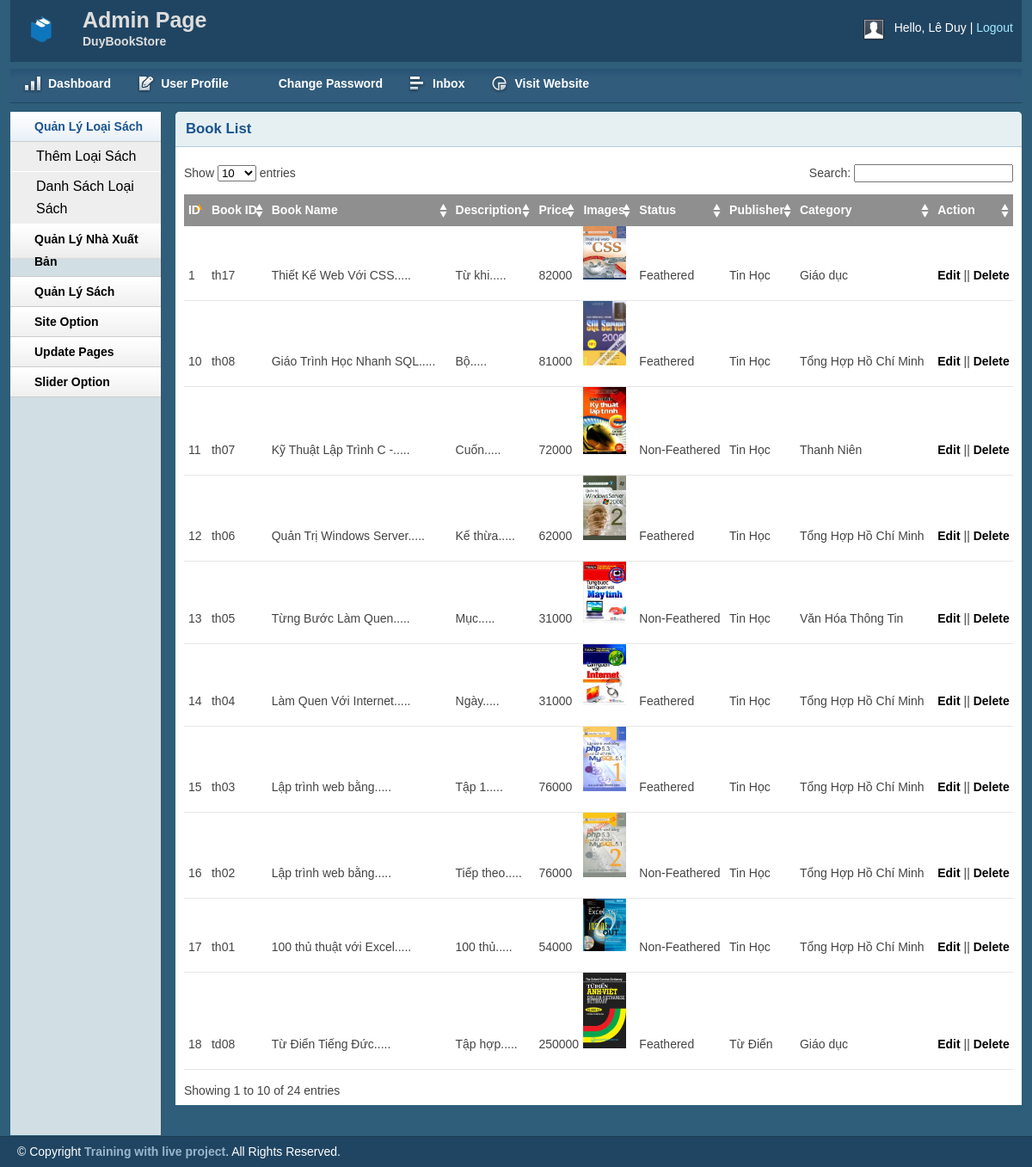
The app's page /admin/booklist.php (signed in) with its own data.
### tables this page shows
CREATE TABLE `book` (
  `book_id` varchar(15) NOT NULL,
  `book_name` varchar(250) NOT NULL,
  `description` text NOT NULL,
  `price` int(10) NOT NULL,
  `img` varchar(50) NOT NULL,
  `status` int(11) NOT NULL,
  `pub_id` varchar(5) NOT NULL,
  `cat_id` varchar(5) NOT NULL
);

CREATE TABLE `category` (
  `cat_id` varchar(5) NOT NULL,
  `cat_name` varchar(50) NOT NULL
);

CREATE TABLE `publisher` (
  `pub_id` varchar(5) NOT NULL,
  `pub_name` varchar(30) NOT NULL
);

### lib/database.php (called while the page is built, shortened)
<?php
    Class Database{
        public $host   = DB_HOST;
        public $user   = DB_USER;
        public $pass   = DB_PASS;
        public $dbname = DB_NAME;
        public $link;
        private function connectDB(){
        $this->link = new mysqli($this->host, $this->user, $this->pass,
            $this->dbname);
        }
        public function select($query){
        $result = $this->link->query($query) or
        die($this->link->error.__LINE__);
        if($result->num_rows > 0){
            return $result;
        } else {
            return false;
        }
        }
    }
?>

### classes/book.php (called while the page is built, shortened)
<?php
    $filepath = realpath(dirname(__FILE__));
    include_once ($filepath.'/../lib/database.php');
    include_once ($filepath.'/../helpers/format.php');
?>
<?php
    class book{
        private $db;
        public function __construct()
        {
            $this->db = new Database();
        }
        public function show_book()
        {
            $query = "SELECT book.*, publisher.pub_name, category.cat_name
            FROM book  INNER JOIN publisher ON book.pub_id = publisher.pub_id
            INNER JOIN category ON book.cat_id = category.cat_id
            ORDER BY book.book_id desc";
            $result = $this->db->select($query);
            return $result;
        }
    }
?>

### helpers/format.php (called while the page is built, shortened)
<?php
    class Format{
        public function textShorten($text, $limit = 400){
            $text = $text. " ";
            $text = substr($text, 0, $limit);
            $text = substr($text, 0, strrpos($text, ' '));
            $text = $text.".....";
            return $text;
        }
    }
?>

### admin/booklist.php (the view, shortened to what this page needs)
<?php include 'inc/header.php';?>
<?php include 'inc/sidebar.php';?>
<?php include '../classes/book.php';?>
<?php include_once '../helpers/format.php';?>
<?php
	$b = new book();
	$fm = new Format();
?>
<div class="grid_10">
    <div class="box round first grid">
        <h2>Book List</h2>
        <div class="block">
            <table class="data display datatable" id="example">
			<thead>
				<tr>
					<th>ID</th>
					<th>Book ID</th>
					<th>Book Name</th>
					<th>Description</th>
					<th>Price</th>
					<th>Images</th>
					<th>Status</th>
					<th>Publisher</th>
					<th>Category</th>
					<th>Action</th>
				</tr>
			</thead>
			<tbody>
				<?php
					$b_list = $b->show_book();
					if($b_list){
						$i=0;
						while($result = $b_list->fetch_assoc()) {
							$i++;
				?>
				<tr class="odd gradeX">
					<td><?php echo $i?></td>
					<td><?php echo $result['book_id']?></td>
					<td><?php echo $fm->textShorten($result['book_name'], 30)?></td>
					<td><?php echo $fm->textShorten($result['description'], 15);?></td>
					<td><?php echo $result['price']?></td>
					<td><img src="upload/<?php echo $result['img']?>" width="50px"></td>
					<td>
						<?php
						if($result['status']==1){
							echo 'Feathered';
						} else {
							echo 'Non-Feathered';
						}
						?>
					</td>
					<td><?php echo $result['cat_name']?></td>
					<td><?php echo $result['pub_name']?></td>
					<td><a href="bookedit.php?book_id=<?php echo $result['book_id']?>">Edit</a>
					|| <a href="?book_id=<?php echo $result['book_id']?>">Delete</a></td>
				</tr>
				<?php
						}
					}
				?>
			</tbody>
		</table>
       </div>
    </div>
</div>
<?php include 'inc/footer.php';?>

### admin/css/layout.css (style rules this page uses)
body { background: #fff none repeat scroll 0 0; color: #444; font-size: 14px; padding: 0; }
a { color: #000; font-weight:bold; text-decoration: none; }
h1, h2, h3, h4, h5, h6 { line-height:1.2em; margin-bottom:.3em; }
h2 { margin-top:1em; }
.box { background:#fff; margin-bottom:20px; padding:10px 10px 10px 10px; margin-left:-8px; }
.box.grid { padding-bottom:40px; }
.box.round { -moz-border-radius: 5px 5px 0px 0px; -webkit-border-radius: 5px 5px 0px 0px; border-radius: 5px 5px 0px 0px; }
.box h2 { font-size:1.2em; font-weight:bold; color:#1B548D; background:#E6F0F3; margin:-10px -10px 0 -10px; padding:10px 12px; border-bottom:1px solid #B3CBD6; -moz-border-radius: 5px 5px 0px 0px; -webkit-border-radius: 5px 5px 0px 0px; border-radius: 5px 5px 0px 0px; }
.box.first { min-height: 406px; }
.block { padding-top:20px; }
p { margin-bottom:1em; }
.block { padding-bottom:1px; }
table.display { margin: 0 auto; clear: both; width: 100%; }
.sorting_asc { background: #8f8f8f url(../img/table/sort_asc.png) no-repeat center right; padding:8px 5px; text-align:left; color:#fff; }
.sorting { background:#8f8f8f url(../img/table/sort_both.png) no-repeat center right; padding:8px 5px; text-align:left; color:#fff; }
tr.odd { height: 30px; line-height: 30px; border-bottom:1px solid #e6e6e6; }
tr.even { height: 30px; line-height: 30px; border-bottom:1px solid #e6e6e6; }
tr.odd td, tr.even td { padding-left:5px; }

### records on screen
book: book_id "th17", book_name "Thiết Kế Web Với CSS.....", description "Từ khi.....", price "82000", img (picture), status "Feathered", cat.cat_name "Tin Học", pub.pub_name "Giáo dục"
book: book_id "th08", book_name "Giáo Trình Học Nhanh SQL.....", description "Bộ.....", price "81000", img (picture), status "Feathered", cat.cat_name "Tin Học", pub.pub_name "Tổng Hợp Hồ Chí Minh"
book: book_id "th07", book_name "Kỹ Thuật Lập Trình C -.....", description "Cuốn.....", price "72000", img (picture), status "Non-Feathered", cat.cat_name "Tin Học", pub.pub_name "Thanh Niên"
book: book_id "th06", book_name "Quản Trị Windows Server.....", description "Kế thừa.....", price "62000", img (picture), status "Feathered", cat.cat_name "Tin Học", pub.pub_name "Tổng Hợp Hồ Chí Minh"
book: book_id "th05", book_name "Từng Bước Làm Quen.....", description "Mục.....", price "31000", img (picture), status "Non-Feathered", cat.cat_name "Tin Học", pub.pub_name "Văn Hóa Thông Tin"
book: book_id "th04", book_name "Làm Quen Với Internet.....", description "Ngày.....", price "31000", img (picture), status "Feathered", cat.cat_name "Tin Học", pub.pub_name "Tổng Hợp Hồ Chí Minh"
book: book_id "th03", book_name "Lập trình web bằng.....", description "Tập 1.....", price "76000", img (picture), status "Feathered", cat.cat_name "Tin Học", pub.pub_name "Tổng Hợp Hồ Chí Minh"
book: book_id "th02", book_name "Lập trình web bằng.....", description "Tiếp theo.....", price "76000", img (picture), status "Non-Feathered", cat.cat_name "Tin Học", pub.pub_name "Tổng Hợp Hồ Chí Minh"
book: book_id "th01", book_name "100 thủ thuật với Excel.....", description "100 thủ.....", price "54000", img (picture), status "Non-Feathered", cat.cat_name "Tin Học", pub.pub_name "Tổng Hợp Hồ Chí Minh"
book: book_id "td08", book_name "Từ Điển Tiếng Đức.....", description "Tập hợp.....", price "250000", img (picture), status "Feathered", cat.cat_name "Từ Điển", pub.pub_name "Giáo dục"

### other values on screen
Session::get('name') "Lê Duy"
